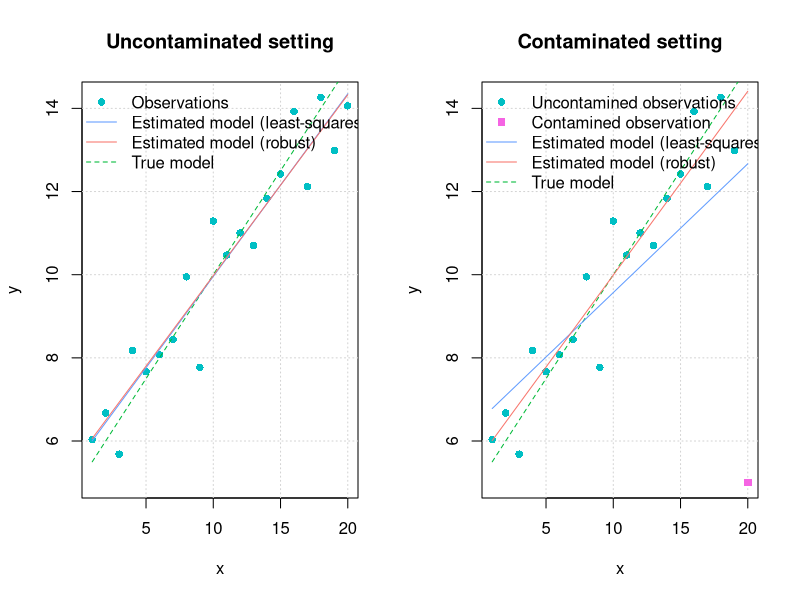
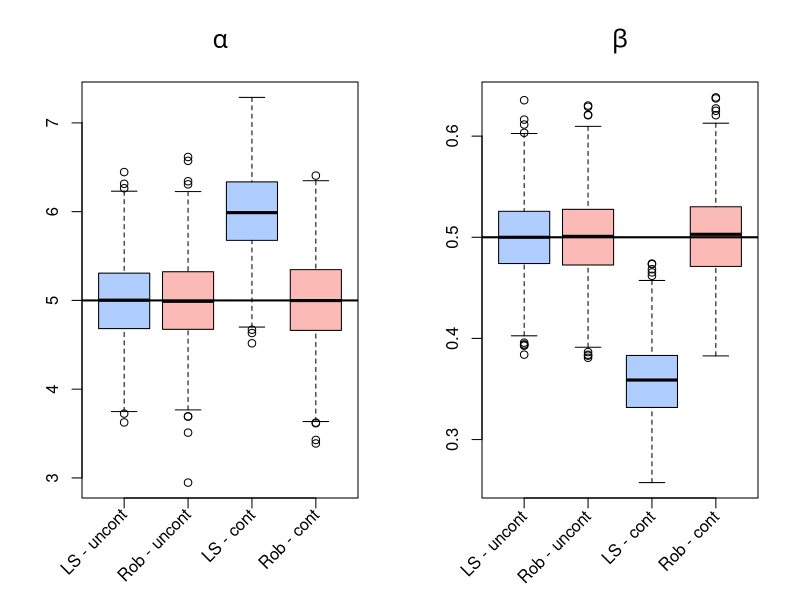
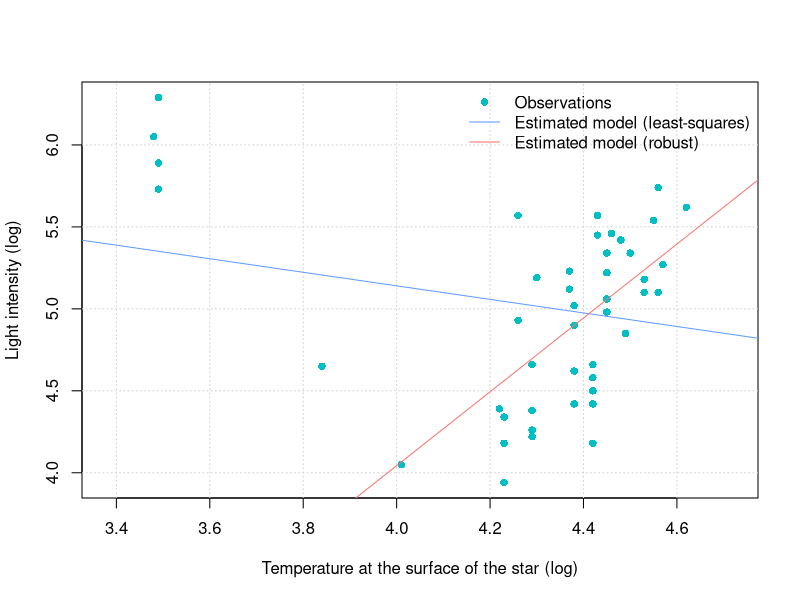

Recreate these plots in R, in order.
## ---- chunk 1
# Load robust library
library("robustbase")

# Set seed for reproducibility
set.seed(867)

# Sample size
n = 20      

# Model's parameters
alpha = 5    # Intercept 
beta = 0.5   # Slope 
sig2 = 1     # Residual variance

# Construct response variable y
x = 1:n 
y = alpha + beta*x + rnorm(n,0,sqrt(sig2))

# Construct "perturbed" verison of y
y.perturbed = y
y.perturbed[20] = alpha + beta*x[20] - 10

# Compute LS estimates
LS.y = lm(y ~ x)
LS.y.fit = coef(LS.y)[1] + coef(LS.y)[2]*x
LS.y.pert = lm(y.perturbed ~ x)
LS.y.pert.fit = coef(LS.y.pert)[1] + coef(LS.y.pert)[2]*x

# Compute robust estimates
RR.y = lmrob(y ~ x)
RR.y.fit = coef(RR.y)[1] + coef(RR.y)[2]*x
RR.y.pert = lmrob(y.perturbed ~ x)
RR.y.pert.fit = coef(RR.y.pert)[1] + coef(RR.y.pert)[2]*x

# Define colors
gg_color_hue <- function(n, alpha = 1) {
  hues = seq(15, 375, length = n + 1)
  hcl(h = hues, l = 65, c = 100, alpha = alpha)[1:n]
}
couleurs = gg_color_hue(6)

# Compare results based on y and y.perturbed
par(mfrow = c(1,2))
plot(NA, ylim = range(cbind(y,y.perturbed)), xlim = range(x),
     main = "Uncontaminated setting", xlab = "x", ylab = "y")
grid()
points(x,y, pch = 16, col = couleurs[4])
lines(x, alpha + beta*x, col = couleurs[3], lty = 2)
lines(x, LS.y.fit, col = couleurs[5])
lines(x, RR.y.fit, col = couleurs[1])

legend("topleft",c("Observations","Estimated model (least-squares)",
                   "Estimated model (robust)", "True model"), 
       lwd = c(NA,1,1,1), col = couleurs[c(4,5,1,3)],
       lty = c(NA,1,1,2), bty = "n", pch = c(16,NA,NA,NA))

plot(NA, ylim = range(cbind(y,y.perturbed)), xlim = range(x),
     main = "Contaminated setting", xlab = "x", ylab = "y")
grid()
points(x[1:19],y.perturbed[1:19], pch = 16, col = couleurs[4])
points(x[20], y.perturbed[20], pch = 15, col = couleurs[6])
lines(x, alpha + beta*x, col = couleurs[3], lty = 2)
lines(x, LS.y.pert.fit, col = couleurs[5])
lines(x, RR.y.pert.fit, col = couleurs[1])

legend("topleft",c("Uncontamined observations", "Contamined observation",
                   "Estimated model (least-squares)", "Estimated model (robust)",
                   "True model"), lwd = c(NA,NA,1,1,1), col = couleurs[c(4,6,5,1,3)],
       lty = c(NA,NA,1,1,2), bty = "n", pch = c(16,15,NA,NA,NA))
## ---- chunk 2
# Number of bootstrap replications
B = 10^3

# Initialisation
coef.LS.cont = coef.rob.cont = matrix(NA,B,2)
coef.LS.uncont = coef.rob.uncont = matrix(NA,B,2)

# Start Monte-carlo
for (j in 1:2){
  for (i in seq_len(B)) {
   # Control seed
    set.seed(2*j*B + i)
    
    # Uncontaminated case
    if (j == 1){
      y = alpha + beta*x + rnorm(n,0,sqrt(sig2))
      coef.LS.uncont[i,] = as.numeric(lm(y ~ x)$coef)
      coef.rob.uncont[i,] = as.numeric(lmrob(y ~ x)$coef)
    }
    
    # Contaminated case
    if (j == 2){
      y = alpha + beta*x + rnorm(n,0,sqrt(sig2))
      y[20] = alpha + beta*x[20] - 10
      coef.LS.cont[i,] = as.numeric(lm(y ~ x)$coef)
      coef.rob.cont[i,] = as.numeric(lmrob(y ~ x)$coef)
    }
  }
}

# Make graph
colors = gg_color_hue(6, alpha = 0.5)
names = c("LS - uncont","Rob - uncont","LS - cont","Rob - cont")

par(mfrow = c(1,2))
boxplot(coef.LS.uncont[,1],coef.rob.uncont[,1],coef.LS.cont[,1],
        coef.rob.cont[,1], main = expression(alpha), 
        col = colors[c(5,1,5,1)], 
        cex.main = 1.5, xaxt = "n")
axis(1, labels = FALSE)
text(x = seq_along(names), y = par("usr")[3] - 0.15, srt = 45, adj = 1,
     labels = names, xpd = TRUE)

abline(h = alpha, lwd = 2)

boxplot(coef.LS.uncont[,2],coef.rob.uncont[,2],coef.LS.cont[,2],
        coef.rob.cont[,2], main = expression(beta), 
        col = colors[c(5,1,5,1)], 
        cex.main = 1.5, xaxt = "n")
axis(1, labels = FALSE)
text(x = seq_along(names), y = par("usr")[3] - 0.015, srt = 45, adj = 1,
     labels = names, xpd = TRUE)
abline(h = beta, lwd = 2)
## ---- chunk 3
colors = gg_color_hue(6)
data(starsCYG, package = "robustbase")
par(mfrow = c(1,1))
plot(NA, xlim = range(starsCYG$log.Te) + c(-0.1,0.1),
     ylim = range(starsCYG$log.light),
     xlab = "Temperature at the surface of the star (log)",
     ylab = "Light intensity (log)")
grid()  
points(starsCYG, col = colors[4], pch = 16)

LS = lm(starsCYG$log.light ~ starsCYG$log.Te)
rob = lmrob(starsCYG$log.light ~ starsCYG$log.Te)
x = seq(from = min(starsCYG$log.Te)-0.3, 
        to = max(starsCYG$log.Te)+0.3, length.out = 4)
fit.LS = coef(LS)[1] + x*coef(LS)[2]
fit.rob = coef(rob)[1] + x*coef(rob)[2]

lines(x, fit.LS, col = colors[5])
lines(x, fit.rob, col = colors[1])


legend("topright",c("Observations","Estimated model (least-squares)",
                    "Estimated model (robust)"), lwd = c(NA,1,1), 
       col = colors[c(4,5,1)], lty = c(NA,1,1), 
       bty = "n", pch = c(16,NA,NA))

## ---- chunk 4
summary(LS)
summary(rob)
